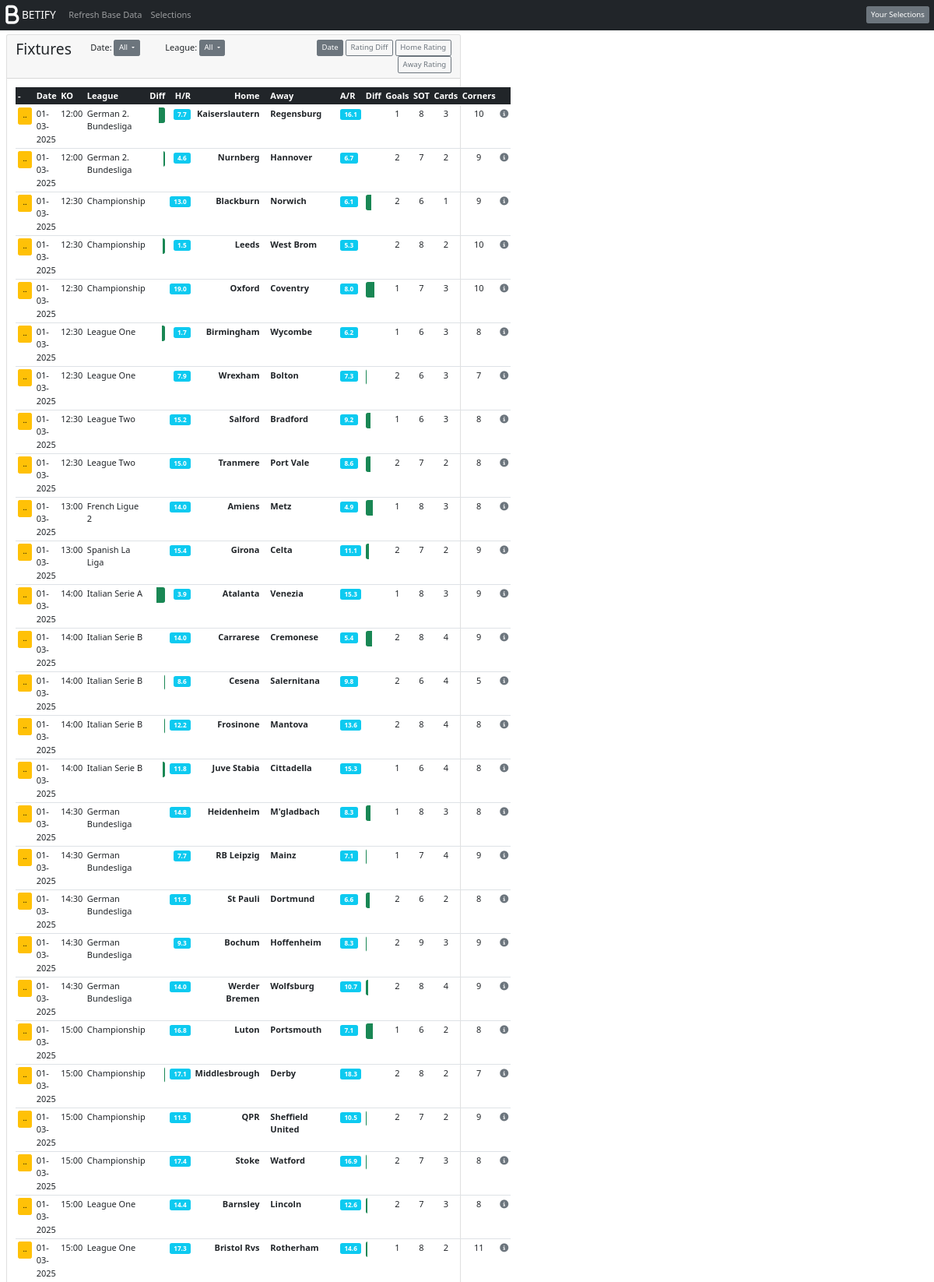
The page / (upper part) on the database its author committed.
### tables this page shows
CREATE TABLE t_fixtures (
	"League" TEXT, 
	"Match_Date" DATETIME, 
	"Kick_Off" TEXT, 
	"Home_Team" TEXT, 
	"Away_Team" TEXT
);

CREATE TABLE t_tables (
	"Div" TEXT, 
	"POS" BIGINT, 
	"Team" TEXT, 
	"P" BIGINT, 
	"W" BIGINT, 
	"D" BIGINT, 
	"L" BIGINT, 
	"F" FLOAT, 
	"A" FLOAT, 
	"GD" FLOAT, 
	"PTS" BIGINT, 
	"SH" FLOAT, 
	"SHA" FLOAT, 
	"SHT" FLOAT, 
	"SHTA" FLOAT, 
	"FOULS" FLOAT, 
	"FOULSA" FLOAT, 
	"C" FLOAT, 
	"CA" FLOAT, 
	"YC" FLOAT, 
	"YCA" FLOAT, 
	"RC" FLOAT, 
	"RCA" FLOAT, 
	"TABLE_GAMES" BIGINT, 
	"W_Perc" FLOAT, 
	"D_Perc" FLOAT, 
	"L_Perc" FLOAT, 
	"G_PG" FLOAT, 
	"GA_PG" FLOAT, 
	"GD_PG" FLOAT, 
	"SH_PG" FLOAT, 
	"SHA_PG" FLOAT, 
	"SHT_PG" FLOAT, 
	"SHTA_PG" FLOAT, 
	"FOULS_PG" FLOAT, 
	"FOULSA_PG" FLOAT, 
	"C_PG" FLOAT, 
	"CA_PG" FLOAT, 
	"YC_PG" FLOAT, 
	"YCA_PG" FLOAT, 
	"RC_PG" FLOAT, 
	"RCA_PG" FLOAT, 
	"PPG" FLOAT, 
	"W_Perc_Rank" BIGINT, 
	"G_PG_Rank" BIGINT, 
	"GD_PG_Rank" BIGINT, 
	"SH_PG_Rank" BIGINT, 
	"SHT_PG_Rank" BIGINT, 
	"C_PG_Rank" BIGINT, 
	"L_Perc_Rank" BIGINT, 
	"GA_PG_Rank" BIGINT, 
	"SHTA_PG_Rank" BIGINT, 
	"CA_PG_Rank" BIGINT, 
	"Rating" FLOAT
);

CREATE TABLE t_teams (
	"index" BIGINT, 
	"Team_Ref" BIGINT, 
	"Alias" TEXT, 
	"Team" TEXT
);

### app.py (the view)
@app.route('/')
def home():
    teamtodel = request.form.get('hometeamtodel')
    print (teamtodel)
    l = request.args.get('l')
    if l:
        sql = 'select * from v_leagues where League = "' + l + '" order by PTS desc, GD desc, F desc'
        leagues=sqlite_to_dict(sql, 'database.db')
    else:
        leagues = ''
    if l:
        sql = 'select * from v_leagues_season where League = "' + l + '" order by PTS desc, GD desc, F desc'
        leaguesseason=sqlite_to_dict(sql, 'database.db')
    else:
        leaguesseason = ''
    ht = request.args.get('ht')
    if ht:
        sql = 'select * from t_results where Team = "' + ht + '" order by Date desc limit 8'
        homeresults=sqlite_to_dict(sql, 'database.db')
        sql = 'select * from v_leagues where Team = "' + ht + '"'
        homeleagues = sqlite_to_dict(sql, 'database.db')
    else:
        homeresults = ''
        homeleagues = ''
    at = request.args.get('at')
    if at:
        sql = 'select * from t_results where Team = "' + at + '" order by Date desc limit 8'
        awayresults=sqlite_to_dict(sql, 'database.db')
        sql = 'select * from v_leagues where Team = "' + at + '"'
        awayleagues = sqlite_to_dict(sql, 'database.db')
    else:
        awayresults = ''
        awayleagues = ''
    sql = 'select distinct League from v_fixtures'
    fixtureleagues = sqlite_to_dict(sql, 'database.db')
    sql = "select distinct Match_Date from v_fixtures"
    fixturedates = sqlite_to_dict(sql, 'database.db')
    sortby = request.args.get('sortby')
    if sortby:
        if sortby == 'Rank_Diff':
            sqlsortbyappend = ' order by Rank_Diff desc'
        elif sortby == 'Match_Date':
            sqlsortbyappend = ' order by Match_Date, Kick_Off '
        else:
            sqlsortbyappend = ' order by ' + sortby
    else:
        sqlsortbyappend = 'order by Match_Date, Kick_Off '
        sortby = 'Match_Date'
    sql = 'select * from v_fixtures where 1=1 '
    fl = request.args.get('fl')
    if fl == 'All' or fl == None:
        fl = 'All'
        sqlwhereleagueappend = ' '
    else:
        sqlwhereleagueappend = 'and League = "' + fl + '" '
    fd = request.args.get('fd')
    if fd == 'All' or fd == None:
        fd = 'All'
        sqlwheredateappend = ' '
    else:
        sqlwheredateappend = 'and Match_Date = "' + fd + '" '
    sql = sql + sqlwhereleagueappend + sqlwheredateappend + sqlsortbyappend
    fixtures=sqlite_to_dict(sql, 'database.db')
    return render_template('home.html',
                           fixtures=fixtures,
                           leagues=leagues,
                           leaguesseason=leaguesseason,
                           l=l,
                           homeresults = homeresults,
                           awayresults=awayresults,
                           ht=ht,
                           at=at,
                           awayleagues=awayleagues,
                           homeleagues=homeleagues,
                           fixtureleagues=fixtureleagues,
                           fixturedates=fixturedates,
                           fl=fl,
                           fd=fd,
                           sortby=sortby,
                           )

### app.py (called while the page is built)
def sqlite_to_dict(sql_statement, database_name):
    import sqlite3
    connection = sqlite3.connect(database_name)
    cursor = connection.cursor()
    cursor.execute(sql_statement)
    rows = cursor.fetchall()
    columns = [column[0] for column in cursor.description]
    result = [dict(zip(columns, row)) for row in rows]
    connection.close()
    return result

### templates/home.html (shortened to what this page needs)
{% extends 'base.html' %}
{% block content %}
<div class="container-fluid">
    <div class="row mt-2">
        <div class="col-6">
            <div class="card">
                <div class="card-header">
                <div class="row">
                    <div class="col-sm-2 col-xs-2">
                        <h3>Fixtures</h3>
                    </div>
                    <div class="col-sm-2 col-xs-2">
                    <div class="form-inline">
                    <div class="dropdown">
                        Date:
                        <button class="btn btn-secondary btn-sm dropdown-toggle" type="button" id="dropdownMenuButton2" data-bs-toggle="dropdown" aria-expanded="false">
                                {% if fd %}{{fd}}{% else %}All{% endif %}
                        </button>
                    </div>
                    </div>
                    </div>
                    <div class="col-sm-3 col-xs-3">
                        <div class="dropdown-container" style="display: flex;">
                            <div class="dropdown">
                            League:
                            <button class="btn btn-secondary btn-sm dropdown-toggle" type="button" id="dropdownMenuButton1" data-bs-toggle="dropdown" aria-expanded="false">
                                {% if fl %}{{fl}}{% else %}All{% endif %}
                            </button>
                            </div>
                        </div>
                    </div>
                    {% if sortby == 'Match_Date' %}
                        {% set matchdatebtntype = 'btn btn-secondary btn-sm float-right mr-2' %}
                    {% else %}
                        {% set matchdatebtntype = 'btn btn-outline-secondary btn-sm float-right mr-2' %}
                    {% endif %}
                    {% if sortby == 'Rank_Diff' %}
                        {% set rankdiffbtntype = 'btn btn-secondary btn-sm float-right mr-2' %}
                    {% else %}
                        {% set rankdiffbtntype = 'btn btn-outline-secondary btn-sm float-right mr-2' %}
                    {% endif %}
                    {% if sortby == 'Home_Rank' %}
                        {% set homerankbtntype = 'btn btn-secondary btn-sm float-right mr-2' %}
                    {% else %}
                        {% set homerankbtntype = 'btn btn-outline-secondary btn-sm float-right mr-2' %}
                    {% endif %}
                    {% if sortby == 'Away_Rank' %}
                        {% set awayrankbtntype = 'btn btn-secondary btn-sm float-right mr-2' %}
                    {% else %}
                        {% set awayrankbtntype = 'btn btn-outline-secondary btn-sm float-right mr-2' %}
                    {% endif %}
                    <div class="col-sm-5 col-xs-5 text-end">
                        <a href="?fd={{fd}}&fl={{fl}}&sortby=Match_Date" class="{{matchdatebtntype}}" role="button">Date</a>
                        <a href="?fd={{fd}}&fl={{fl}}&sortby=Rank_Diff" class="{{rankdiffbtntype}}" role="button">Rating Diff</a>
                        <a href="?fd={{fd}}&fl={{fl}}&sortby=Home_Rank" class="{{homerankbtntype}}" role="button">Home Rating</a>
                        <a href="?fd={{fd}}&fl={{fl}}&sortby=Away_Rank" class="{{awayrankbtntype}}" role="button">Away Rating</a>
                    </div>
                </div>
                </div>
            <div class="card-body">
                <table class="table table-sm table-hover">
                    <thead>
                      <tr class="table-dark">
                        <th scope="col">-</th>
                        <th scope="col">Date</th>
                        <th scope="col">KO</th>
                        <th scope="col">League</th>
                        <th scope="col" style="width: 10%" class="text-end">Diff</th>
                        <th scope="col" class="text-end">H/R</th>
                        <th scope="col" class="text-end">Home</th>
                        <th scope="col">&nbsp;</th>
                        <th scope="col">Away</th>
                        <th scope="col">A/R</th>
                        <th scope="col" style="width: 10%">Diff</th>
                        <th scope="col" class="text-center">Goals</th>
                        <th scope="col" class="text-center">SOT</th>
                        <th scope="col" class="text-center">Cards</th>
                        <th scope="col" class="text-center">Corners</th>
                        <th scope="col"></th>
                      </tr>
                    </thead>
                    <tbody>
                        {% for fixture in fixtures %}
                        <tr>
                            <td><button type="button" class="btn btn-warning btn-sm"> .. </button></td>
                            <td>{{ fixture.Match_Date }}</td>
                            <td>{{ fixture.Kick_Off}}</td>
                            <td>{{ fixture.League }}</td>
                            <td>
                                {% if fixture.Home_Rank < fixture.Away_Rank %}
                                    <div class="progress bg-white flex-row-reverse" style="height: 20px;">
                                        <div class="progress-bar bg-success" role="progressbar" style="width: {{fixture.Rank_Diff_Chart}}%" aria-valuenow="{{fixture.Rank_Diff_Chart}}" aria-valuemin="0" aria-valuemax="100"></div>
                                    </div>
                                {% endif %}
                            </td>
                            <td class="text-end"><span class="badge bg-info text-end">{{ fixture.Home_Rank|round(1) }}</span></td>
                            <td class="text-end fw-bold">{{ fixture.Home_Team }}</td>
                            <td>&nbsp;</td>
                            <td class="fw-bold">{{ fixture.Away_Team }}</td>
                            <td><span class="badge bg-info">{{ fixture.Away_Rank|round(1) }}</span></td>
                            <td>
                                {% if fixture.Home_Rank > fixture.Away_Rank %}
                                    <div class="progress bg-white" style="height: 20px;">
                                        <div class="progress-bar bg-success" role="progressbar" style="width: {{fixture.Rank_Diff_Chart}}%" aria-valuenow="{{fixture.Rank_Diff_Chart}}" aria-valuemin="0" aria-valuemax="100"></div>
                                    </div>
                                {% endif %}
                            </td>
                            <td class="text-center">{{ fixture.Predicted_Goals|int }}</td>
                            <td class="text-center">{{ fixture.Predicted_Shots_On_Target|int }}</td>
                            <td class="text-center">{{ fixture.Predicted_Cards|int }}</td>
                            <td class="text-center">{{ fixture.Predicted_Corners|int }}</td>
                            <td class="text-center">
                                <a href="?l={{fixture.League}}&ht={{fixture.Home_Team}}&at={{fixture.Away_Team}}&fl={{fl}}&fd={{fd}}&sortby={{sortby}}"><i class="fa-solid fa-circle-info text-secondary"></i></a>
                            </td>
                        </tr>
                        {% endfor %}
                    </tbody>
                  </table>
                </div>
            </div>
        </div>
        <div class="col-6">
    </div>
</div>
{% endblock %}

### templates/base.html (shortened to what this page needs)
<!doctype html>
<html lang="en">
  <head>
    <link href="https://cdn.jsdelivr.net/npm/bootstrap@5.0.2/dist/css/bootstrap.min.css" rel="stylesheet">
  </head>
  <body>
    <nav class="navbar navbar-expand-lg navbar-dark bg-dark">
      <a class="navbar-brand" href="http://127.0.0.1:5000">&nbsp;&nbsp;&nbsp;BETIFY</a>
      <div class="collapse navbar-collapse" id="navbarNav">
        <ul class="navbar-nav">
            <li class="nav-item">
                <a class="nav-link" href="#">Refresh Base Data</a>
            </li>
            <li class="nav-item">
                <a class="nav-link" href="#">Selections</a>
            </li>
        </ul>
        </div>
        <button type="button" class="btn btn-secondary btn-sm " data-bs-toggle="modal" data-bs-target="#exampleModal">
            Your Selections
        </button>
    </nav>
    {% block content %} {% endblock %}
</body>
</html>

### templates/base.html (style rules this page uses)
html { font-size: 11px; }

### rows shown on the page
t_fixtures: Match_Date "01-03-2025", Kick_Off "12:00", League "German 2. Bundesliga", {{ fixture.Rank_Diff_Chart }} 42.000000000000014 (drawn), Home_Rank "7.7", Home_Team "Kaiserslautern", Away_Team "Regensburg", Away_Rank "16.1", Predicted_Goals "1", Predicted_Shots_On_Target "8", Predicted_Cards "3", Predicted_Corners "10"
t_fixtures: Match_Date "01-03-2025", Kick_Off "12:00", League "German 2. Bundesliga", {{ fixture.Rank_Diff_Chart }} 10.500000000000004 (drawn), Home_Rank "4.6", Home_Team "Nurnberg", Away_Team "Hannover", Away_Rank "6.7", Predicted_Goals "2", Predicted_Shots_On_Target "7", Predicted_Cards "2", Predicted_Corners "9"
t_fixtures: Match_Date "01-03-2025", Kick_Off "12:30", League "Championship", Home_Rank "13.0", Home_Team "Blackburn", Away_Team "Norwich", Away_Rank "6.1", {{ fixture.Rank_Diff_Chart }} 34.5 (drawn), Predicted_Goals "2", Predicted_Shots_On_Target "6", Predicted_Cards "1", Predicted_Corners "9"
t_tables: Match_Date "01-03-2025", Kick_Off "12:30", League "Championship", {{ fixture.Rank_Diff_Chart }} 19.0 (drawn), Home_Rank "1.5", Home_Team "Leeds", Away_Team "West Brom", Away_Rank "5.3", Predicted_Goals "2", Predicted_Shots_On_Target "8", Predicted_Cards "2", Predicted_Corners "10"
t_tables: Match_Date "01-03-2025", Kick_Off "12:30", League "Championship", Home_Rank "19.0", Home_Team "Oxford", Away_Team "Coventry", Away_Rank "8.0", {{ fixture.Rank_Diff_Chart }} 55.0 (drawn), Predicted_Goals "1", Predicted_Shots_On_Target "7", Predicted_Cards "3", Predicted_Corners "10"
t_fixtures: Match_Date "01-03-2025", Kick_Off "12:30", League "League One", {{ fixture.Rank_Diff_Chart }} 22.5 (drawn), Home_Rank "1.7", Home_Team "Birmingham", Away_Team "Wycombe", Away_Rank "6.2", Predicted_Goals "1", Predicted_Shots_On_Target "6", Predicted_Cards "3", Predicted_Corners "8"
t_teams: Match_Date "01-03-2025", Kick_Off "12:30", League "League One", Home_Rank "7.9", Home_Team "Wrexham", Away_Team "Bolton", Away_Rank "7.3", Predicted_Goals "2", Predicted_Shots_On_Target "6", Predicted_Cards "3", Predicted_Corners "7"
t_tables: Match_Date "01-03-2025", Kick_Off "12:30", League "League Two", Home_Rank "15.2", Home_Team "Salford", Away_Team "Bradford", Away_Rank "9.2", {{ fixture.Rank_Diff_Chart }} 30.0 (drawn), Predicted_Goals "1", Predicted_Shots_On_Target "6", Predicted_Cards "3", Predicted_Corners "8"
t_fixtures: Match_Date "01-03-2025", Kick_Off "12:30", League "League Two", Home_Rank "15.0", Home_Team "Tranmere", Away_Team "Port Vale", Away_Rank "8.6", {{ fixture.Rank_Diff_Chart }} 32.0 (drawn), Predicted_Goals "2", Predicted_Shots_On_Target "7", Predicted_Cards "2", Predicted_Corners "8"
t_fixtures: Match_Date "01-03-2025", Kick_Off "13:00", League "French Ligue 2", Home_Rank "14.0", Home_Team "Amiens", Away_Team "Metz", Away_Rank "4.9", {{ fixture.Rank_Diff_Chart }} 45.5 (drawn), Predicted_Goals "1", Predicted_Shots_On_Target "8", Predicted_Cards "3", Predicted_Corners "8"
t_fixtures: Match_Date "01-03-2025", Kick_Off "13:00", League "Spanish La Liga", Home_Rank "15.4", Home_Team "Girona", Away_Team "Celta", Away_Rank "11.1", {{ fixture.Rank_Diff_Chart }} 21.500000000000004 (drawn), Predicted_Goals "2", Predicted_Shots_On_Target "7", Predicted_Cards "2", Predicted_Corners "9"
t_fixtures: Match_Date "01-03-2025", Kick_Off "14:00", League "Italian Serie A", {{ fixture.Rank_Diff_Chart }} 57.0 (drawn), Home_Rank "3.9", Home_Team "Atalanta", Away_Team "Venezia", Away_Rank "15.3", Predicted_Goals "1", Predicted_Shots_On_Target "8", Predicted_Cards "3", Predicted_Corners "9"
t_teams: Match_Date "01-03-2025", Kick_Off "14:00", League "Italian Serie B", Home_Rank "14.0", Home_Team "Carrarese", Away_Team "Cremonese", Away_Rank "5.4", {{ fixture.Rank_Diff_Chart }} 43.0 (drawn), Predicted_Goals "2", Predicted_Shots_On_Target "8", Predicted_Cards "4", Predicted_Corners "9"
t_teams: Match_Date "01-03-2025", Kick_Off "14:00", League "Italian Serie B", Home_Rank "8.6", Home_Team "Cesena", Away_Team "Salernitana", Away_Rank "9.8", Predicted_Goals "2", Predicted_Shots_On_Target "6", Predicted_Cards "4", Predicted_Corners "5"
t_teams: Match_Date "01-03-2025", Kick_Off "14:00", League "Italian Serie B", Home_Rank "12.2", Home_Team "Frosinone", Away_Team "Mantova", Away_Rank "13.6", Predicted_Goals "2", Predicted_Shots_On_Target "8", Predicted_Cards "4", Predicted_Corners "8"
t_teams: Match_Date "01-03-2025", Kick_Off "14:00", League "Italian Serie B", {{ fixture.Rank_Diff_Chart }} 17.5 (drawn), Home_Rank "11.8", Home_Team "Juve Stabia", Away_Team "Cittadella", Away_Rank "15.3", Predicted_Goals "1", Predicted_Shots_On_Target "6", Predicted_Cards "4", Predicted_Corners "8"
t_tables: Match_Date "01-03-2025", Kick_Off "14:30", League "German Bundesliga", Home_Rank "14.8", Home_Team "Heidenheim", Away_Team "M'gladbach", Away_Rank "8.3", {{ fixture.Rank_Diff_Chart }} 32.5 (drawn), Predicted_Goals "1", Predicted_Shots_On_Target "8", Predicted_Cards "3", Predicted_Corners "8"
t_fixtures: Match_Date "01-03-2025", Kick_Off "14:30", League "German Bundesliga", Home_Rank "7.7", Home_Team "RB Leipzig", Away_Team "Mainz", Away_Rank "7.1", Predicted_Goals "1", Predicted_Shots_On_Target "7", Predicted_Cards "4", Predicted_Corners "9"
t_fixtures: Match_Date "01-03-2025", Kick_Off "14:30", League "German Bundesliga", Home_Rank "14.0", Home_Team "Werder Bremen", Away_Team "Wolfsburg", Away_Rank "10.7", {{ fixture.Rank_Diff_Chart }} 16.500000000000004 (drawn), Predicted_Goals "2", Predicted_Shots_On_Target "8", Predicted_Cards "4", Predicted_Corners "9"
t_fixtures: Match_Date "01-03-2025", Kick_Off "15:00", League "Championship", Home_Rank "16.8", Home_Team "Luton", Away_Team "Portsmouth", Away_Rank "7.1", {{ fixture.Rank_Diff_Chart }} 48.50000000000001 (drawn), Predicted_Goals "1", Predicted_Shots_On_Target "6", Predicted_Cards "2", Predicted_Corners "8"
t_tables: Match_Date "01-03-2025", Kick_Off "15:00", League "Championship", Home_Rank "17.1", Home_Team "Middlesbrough", Away_Team "Derby", Away_Rank "18.3", Predicted_Goals "2", Predicted_Shots_On_Target "8", Predicted_Cards "2", Predicted_Corners "7"
t_fixtures: Match_Date "01-03-2025", Kick_Off "15:00", League "Championship", Home_Rank "17.4", Home_Team "Stoke", Away_Team "Watford", Away_Rank "16.9", Predicted_Goals "2", Predicted_Shots_On_Target "7", Predicted_Cards "3", Predicted_Corners "8"
t_fixtures: Match_Date "01-03-2025", Kick_Off "15:00", League "League One", Home_Rank "14.4", Home_Team "Barnsley", Away_Team "Lincoln", Away_Rank "12.6", Predicted_Goals "2", Predicted_Shots_On_Target "7", Predicted_Cards "3", Predicted_Corners "8"
t_tables: Match_Date "01-03-2025", Kick_Off "15:00", League "League One", Home_Rank "17.3", Home_Team "Bristol Rvs", Away_Team "Rotherham", Away_Rank "14.6", {{ fixture.Rank_Diff_Chart }} 13.500000000000005 (drawn), Predicted_Goals "1", Predicted_Shots_On_Target "8", Predicted_Cards "2", Predicted_Corners "11"

### other values the page prints
{{ fd }} "All"
{{ fl }} "All"
{{ fixture.Match_Date }} "01-03-2025" "01-03-2025" "01-03-2025"
{{ fixture.Kick_Off }} "14:30" "14:30" "15:00"
{{ fixture.League }} "German Bundesliga" "German Bundesliga" "Championship"
{{ fixture.Home_Rank|round(1) }} "11.5" "9.3" "11.5"
{{ fixture.Home_Team }} "St Pauli" "Bochum" "QPR"
{{ fixture.Away_Team }} "Dortmund" "Hoffenheim" "Sheffield United"
{{ fixture.Away_Rank|round(1) }} "6.6" "8.3" "10.5"
{{ fixture.Predicted_Goals|int }} "2" "2" "2"
{{ fixture.Predicted_Shots_On_Target|int }} "6" "9" "7"
{{ fixture.Predicted_Cards|int }} "2" "3" "2"
{{ fixture.Predicted_Corners|int }} "8" "9" "9"
